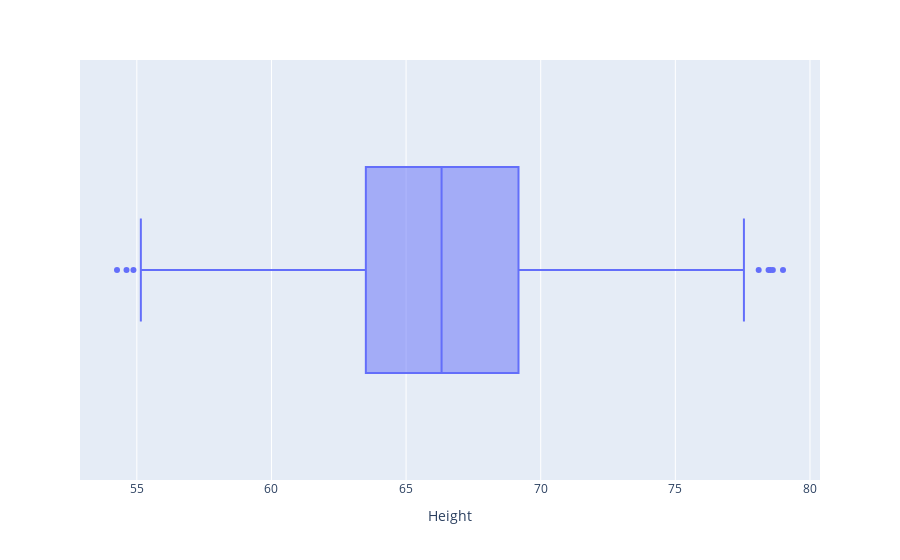

The code cell stored with this chart in its notebook:
### Markdown cell above
## 1.Handling Outliers (BoxPlot)

### Code cell
import plotly.express as ex
ex.box(x='Height', data_frame=df)

### Figure 1 — Plotly figure (JSON) as saved in the notebook; plotly's stock layout.template omitted (floating-point values rounded to 4 significant figures; data arrays with more than 128 entries replaced by an {"elided": "..."} marker saying what was removed)
{"data": [{"alignmentgroup": "True", "hovertemplate": "Height=%{x}<extra></extra>", "legendgroup": "", "marker": {"color": "#636efa"}, "name": "", "notched": false, "offsetgroup": "", "orientation": "h", "showlegend": false, "x": {"elided": "10000 float values"}, "x0": " ", "xaxis": "x", "y0": " ", "yaxis": "y", "type": "box"}], "layout": {"xaxis": {"anchor": "y", "domain": [0.0, 1.0], "title": {"text": "Height"}}, "yaxis": {"anchor": "x", "domain": [0.0, 1.0]}, "legend": {"tracegroupgap": 0}, "margin": {"t": 60}, "boxmode": "group"}}
